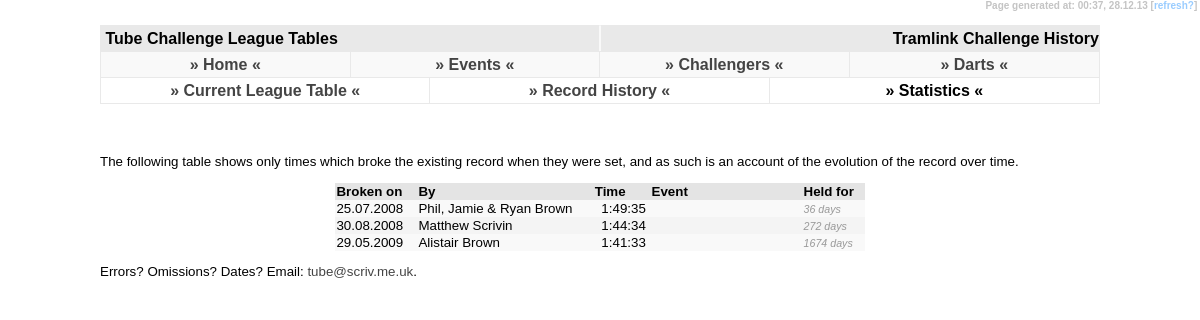
The app's page /tramlink/history/index.php with its own data.
### tables this page shows
CREATE TABLE IF NOT EXISTS `tc_data` (
  `tc_challenge` varchar(3) NOT NULL DEFAULT '',
  `tc_name` varchar(255) NOT NULL DEFAULT '',
  `tc_hours` tinyint(2) NOT NULL DEFAULT '0',
  `tc_mins` tinyint(2) NOT NULL DEFAULT '0',
  `tc_sec` tinyint(2) NOT NULL DEFAULT '0',
  `tc_event` varchar(255) DEFAULT NULL,
  `tc_date` date DEFAULT NULL,
  `tc_fn_station_count` smallint(4) DEFAULT NULL,
  `tc_fn274_excluded_station` varchar(3) DEFAULT NULL,
  `tc_fn_gwr` char(1) DEFAULT NULL,
  `tc_uid` int(4) NOT NULL AUTO_INCREMENT,
  `tc_pending_yn` char(1) NOT NULL DEFAULT 'N',
  `tc_upd_id` varchar(3) NOT NULL DEFAULT '',
  `tc_upd_date` timestamp NOT NULL DEFAULT CURRENT_TIMESTAMP ON UPDATE CURRENT_TIMESTAMP,
  PRIMARY KEY (`tc_uid`)
);

### tramlink/history/index.php (the view, shortened to what this page needs)
<!DOCTYPE html PUBLIC "-//W3C//DTD XHTML 1.0 Strict//EN" "http://www.w3.org/TR/xhtml1/DTD/xhtml1-strict.dtd">
<html xmlns="http://www.w3.org/1999/xhtml" xml:lang="en">
<head>
  <link rel="stylesheet" title="Default" type="text/css" href="../../default.css" />
</head>
<body><div id="temps">Page generated at: <?php echo date("H:i"); ?>,&nbsp;<?php echo date("d.m.y"); ?>&nbsp;[<a class="text" href="javascript:location.reload()">refresh?</a>]&nbsp;</div>
<div id="header1">&nbsp;Tube Challenge League Tables</div>
<div id="header2">&nbsp;Tramlink Challenge History</div>
<?php
	include('../../menu.php');
	include('../../submenu.php');
?>
<div id="content">
	<h3>&nbsp;</h3>
<p>The following table shows only times which broke the existing record when they were set, and as such is an account of the evolution of the record over time.</p>
			<table align="center" border="0" cellpadding="1" cellspacing="0">
				<tr class="newshead">
					<td width="80">Broken on</td>
					<td>By</td>
					<td align="center">Time&nbsp;</td>
					<td width="150">Event</td>
					<td width="60">Held for</td>
				</tr>
				<?php
					$query = "SELECT * FROM tc_data WHERE tc_challenge = 'TRM' AND tc_date is not null ORDER BY tc_date, tc_hours, tc_mins, tc_sec";
					$fnc = mysql_query($query) or die("Select Failed! [302]");
					$fncpos = 0;
						$prevhr = 19;
						$prevmin = 57;
						$prevsec = 47;
					while ($fncdata = mysql_fetch_array($fnc)) {
						$fncpos++;
						if(mktime($fncdata['tc_hours'], $fncdata['tc_mins'], $fncdata['tc_sec']) < mktime($prevhr, $prevmin, $prevsec)){
						if ($fncpos > 1){
						?>
					<td><i><?php $diff = (date("U", strtotime($fncdata['tc_date'])) - $prevdate)/86400; echo round($diff); ?> days</i></td>
				</tr><?php } ?>
				<tr class="row<?php if($fncpos%2 != 0){ echo "1"; } else { echo "2"; } ?>">
					<td><?php if ($fncdata['tc_date']){ echo date("d.m.Y", strtotime($fncdata['tc_date']));} ?></td>
					<td><?php echo $fncdata['tc_name']; ?></td>
					<td width="75" align="right"><?php  echo $fncdata['tc_hours']; ?>:<?php  echo $fncdata['tc_mins']; ?>:<?php  echo $fncdata['tc_sec']; ?></td>
					<td>&nbsp;<i><?php echo $fncdata['tc_event']; ?></i></td>
				<?php	$prevhr = $fncdata['tc_hours'];
						$prevmin = $fncdata['tc_mins'];
						$prevsec = $fncdata['tc_sec'];
						$prevdate = date("U", strtotime($fncdata['tc_date']));
					} } ?>
					<td><i><?php $diff = (date("U", strtotime(date("Y-m-d"))) - $prevdate)/86400; echo round($diff); ?> days</i></td>
				</tr>
			</table>
<p>Errors? Omissions? Dates? Email: <a href="mailto:tube@scriv.me.uk">tube&#64;scriv.me.uk</a>.</p>
</div>
</body>
</html>

### default.css (style rules this page uses)
body { padding: 0; margin: 0; font-family: Trebuchet MS, Arial, Verdana, Helvetica, Calibri, sans-serif; background-color: #fff; font-weight: bold; }
#header1 { position: absolute; height: 25px; border-right: solid 1px #f9f9f9; border-left: solid 1px #e9e9e9; border-top: solid 1px #e9e9e9; border-bottom: solid 1px #e9e9e9; left: 100px; right: 50%; top: 25px; background-color: #e9e9e9; line-height: 25px; vertical-align: middle; }
#header2 { position: absolute; height: 25px; border-left: solid 1px #f9f9f9; border-right: solid 1px #e9e9e9; border-top: solid 1px #e9e9e9; border-bottom: solid 1px #e9e9e9; left: 50%; right: 100px; top: 25px; background-color: #e9e9e9; border-width: 1px; line-height: 25px; vertical-align: middle; text-align: right; }
#content { position: absolute; left: 100px; right: 100px; top: 108px; font-weight: normal; font-size: 10pt; text-align: justify; }
#temps { text-align: right; color: #c4c4c4; font-size: 7.5pt; position: absolute; right: 0px; height: 15px; top: 0px; margin: 0px 0px; vertical-align: middle; background-color: #ffffff; }
.newshead { background-color: #e4e4e4; vertical-align: middle; font-weight: bold; }
.row1 { background-color: #f9f9f9; }
.row2 { background-color: #f4f4f4; }
i { font-size: 8pt; color: #999999; }
a:link { color: #444444; text-decoration: none; }
a.text:link { color: #99ccff; text-decoration: none; }
h3 { padding-top: 15px; margin: 0; }

### records on screen
tc_data: tc_date "25.07.2008", tc_name "Phil, Jamie & Ryan Brown", tc_hours "1", tc_mins "49", tc_sec "35"
tc_data: diff "36", tc_date "30.08.2008", tc_name "Matthew Scrivin", tc_hours "1", tc_mins "44", tc_sec "34"
tc_data: diff "272", tc_date "29.05.2009", tc_name "Alistair Brown", tc_hours "1", tc_mins "41", tc_sec "33", tc_date "1674"
